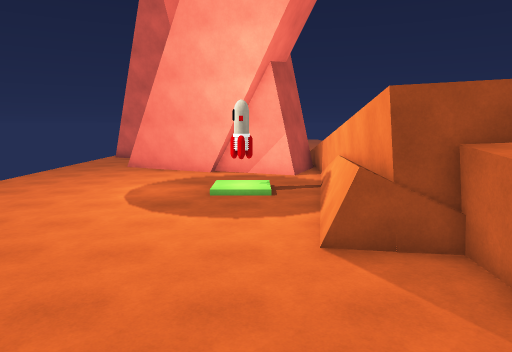
View 1 (above)

16 first-person views from a walk through a Unity game level. The camera is 1.3 m above the floor, tilts 8° down and sees 70° across. The floor is counted in squares, 1 m on a side. Each view is taken from the middle of a square. On the plan, view 1 faces up. The plan holds only what a view shows up to about 15 squares ahead; the rest is blank. The place goes on beyond the plan. Surface patterns are stand-ins for the level's own textures.

View 2
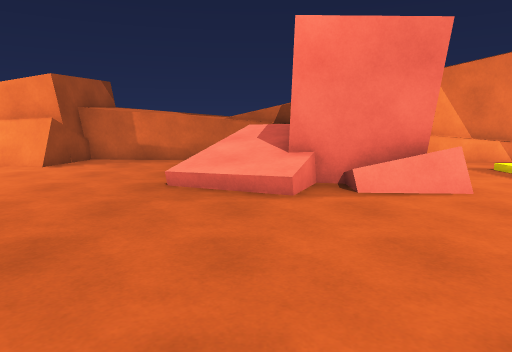

View 3
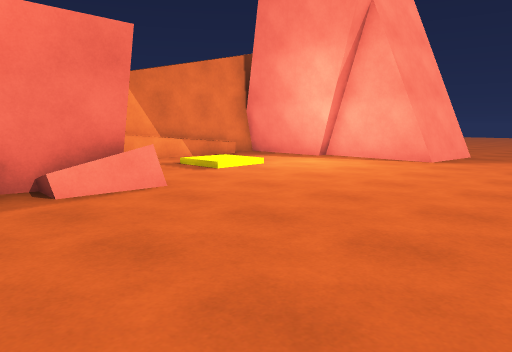

View 4
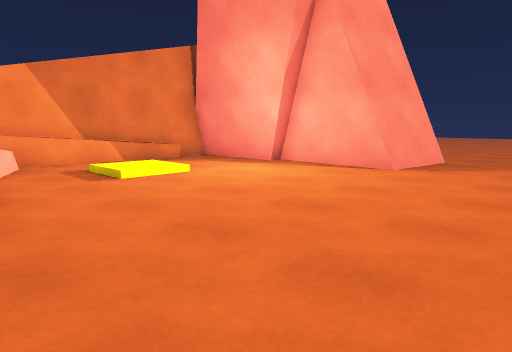

View 5
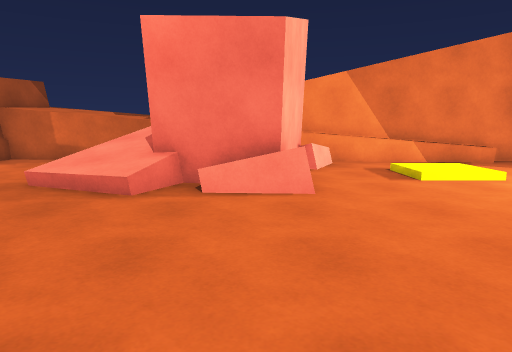

View 6
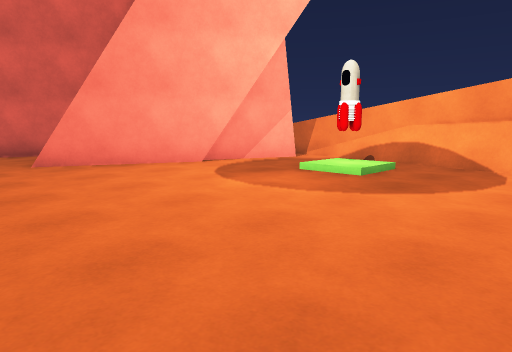

View 7
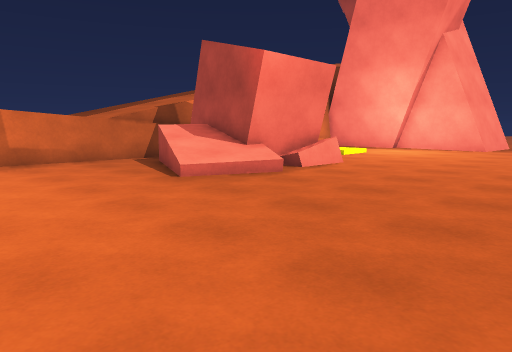

View 8
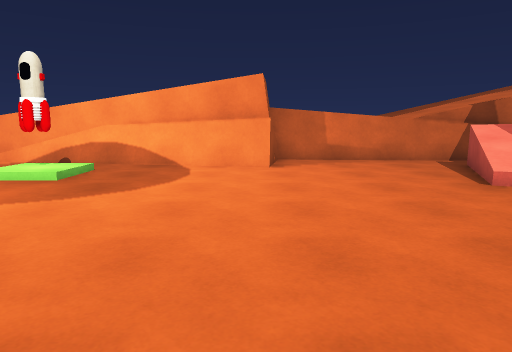

View 9
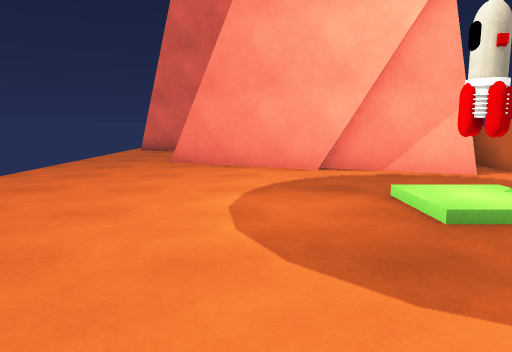

View 10
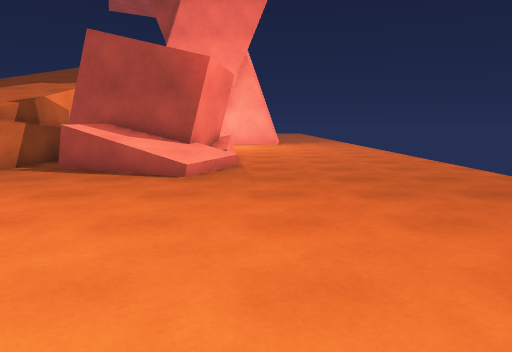

View 11
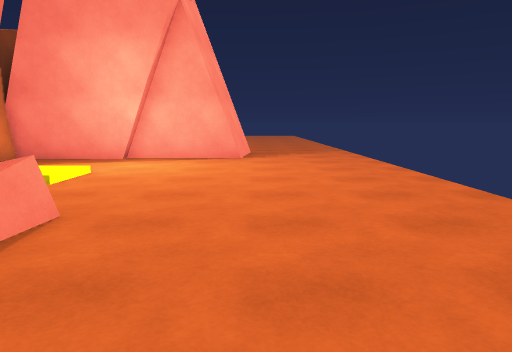

View 12
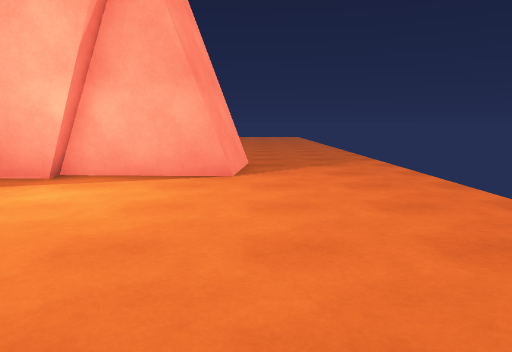

View 13
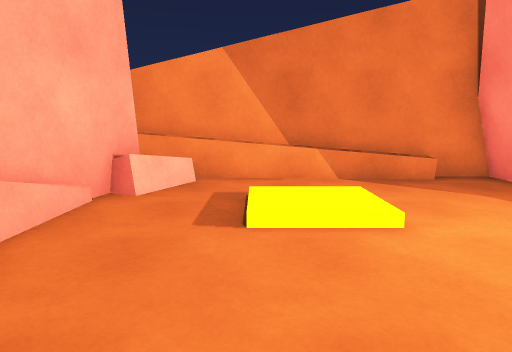

View 14
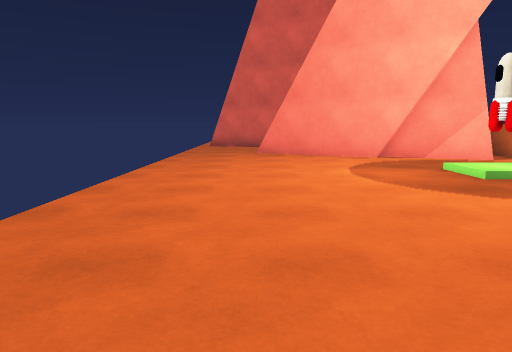

View 15
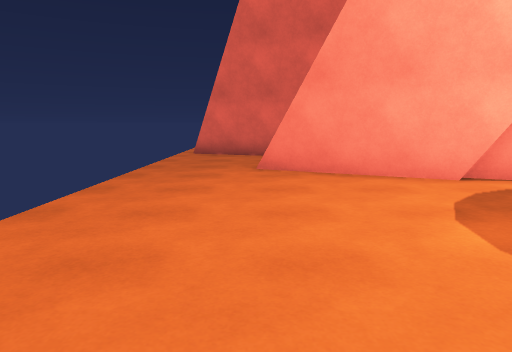

View 16
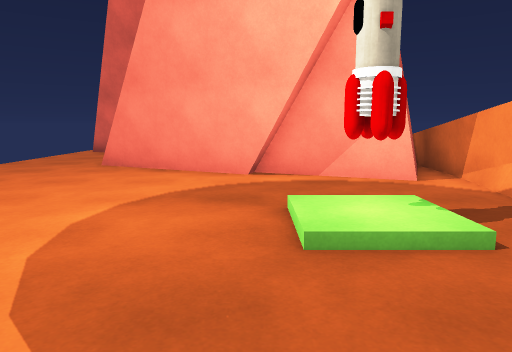

### Floor plan
Key: @ floor where view 1 was taken; # wall or solid block; . main floor; : floor 0.25 m higher than the main floor; + floor 3 m higher than the main floor; / step, stairs or slope; = window, fence, low wall or low ledge; ^ raised ledge; v drop or lower ground; R rocket; C rock.
Columns run from 10 left of view 1 to 5 right of it. Each row starts with its distance up from view 1.
 20 ...=#
 19 ....###      #
 18 .....#####  ##
 17 ........######
 16 ............./
 15 ............./
 14 .............#
 13 .........RR..=
 12 .........:R.=
 11 ............v/
 10 ............v/
  9 ............#/
  8 ............#/
  7 ...........=#/+
  6  ............#^^
  5 ..............^^
  4 ..............^^
  3 ..............^^
  2 ......../.....^^
  1 ......./ //..^^^
  0 ......./  @ /^^^
 -1 ......./CCCC.##
 -2 .......CC  CC##
 -3 .......CC     #
 -4 .......CCCCCC##
 -5 ...........CC#
 -6 .............#
 -7 .........//..#
 -8 .........::..#
 -9 .........//..#
-10 .............#
-11 .............#
-12 .............#
-13 .....#########
-14 .....#
-15 .....#

Positions as (right, up) in squares from view 1, and headings:
1: (0, 0), facing up
2: (-10, 0), facing right
3: (-10, 0), facing down-right
4: (-10, -3), facing down-right
5: (-10, -3), facing right
6: (-10, 7), facing up-right
7: (-10, 7), facing down-right
8: (-10, 7), facing right
9: (-4, 7), facing up
10: (-4, 11), facing down
11: (-6, 1), facing down
12: (-6, -4), facing down
13: (-6, -7), facing right
14: (-7, 3), facing up
15: (-7, 9), facing up
16: (-2, 8), facing up
